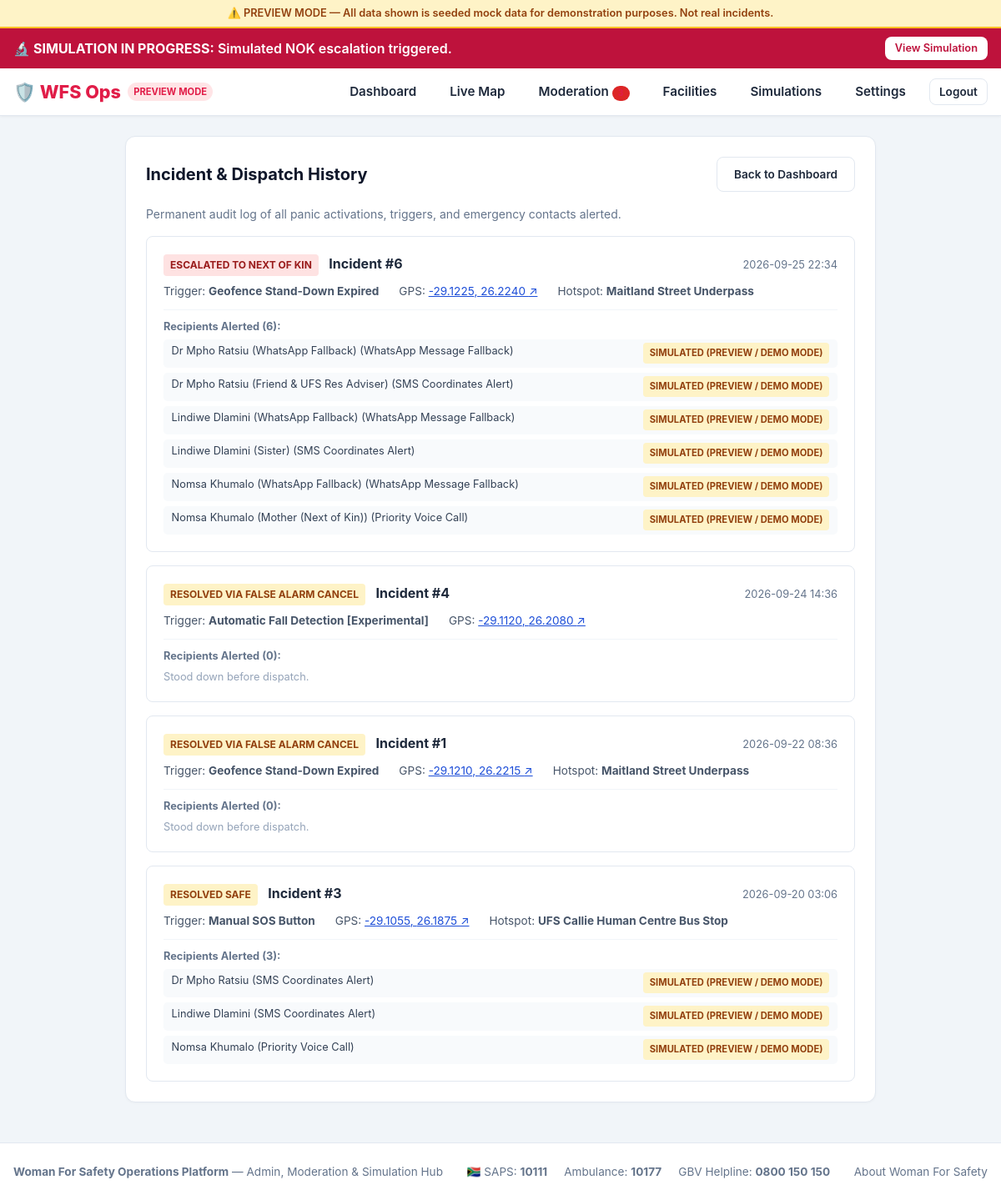
/emergency/history/ (signed in), run on an earlier commit of the app's database.
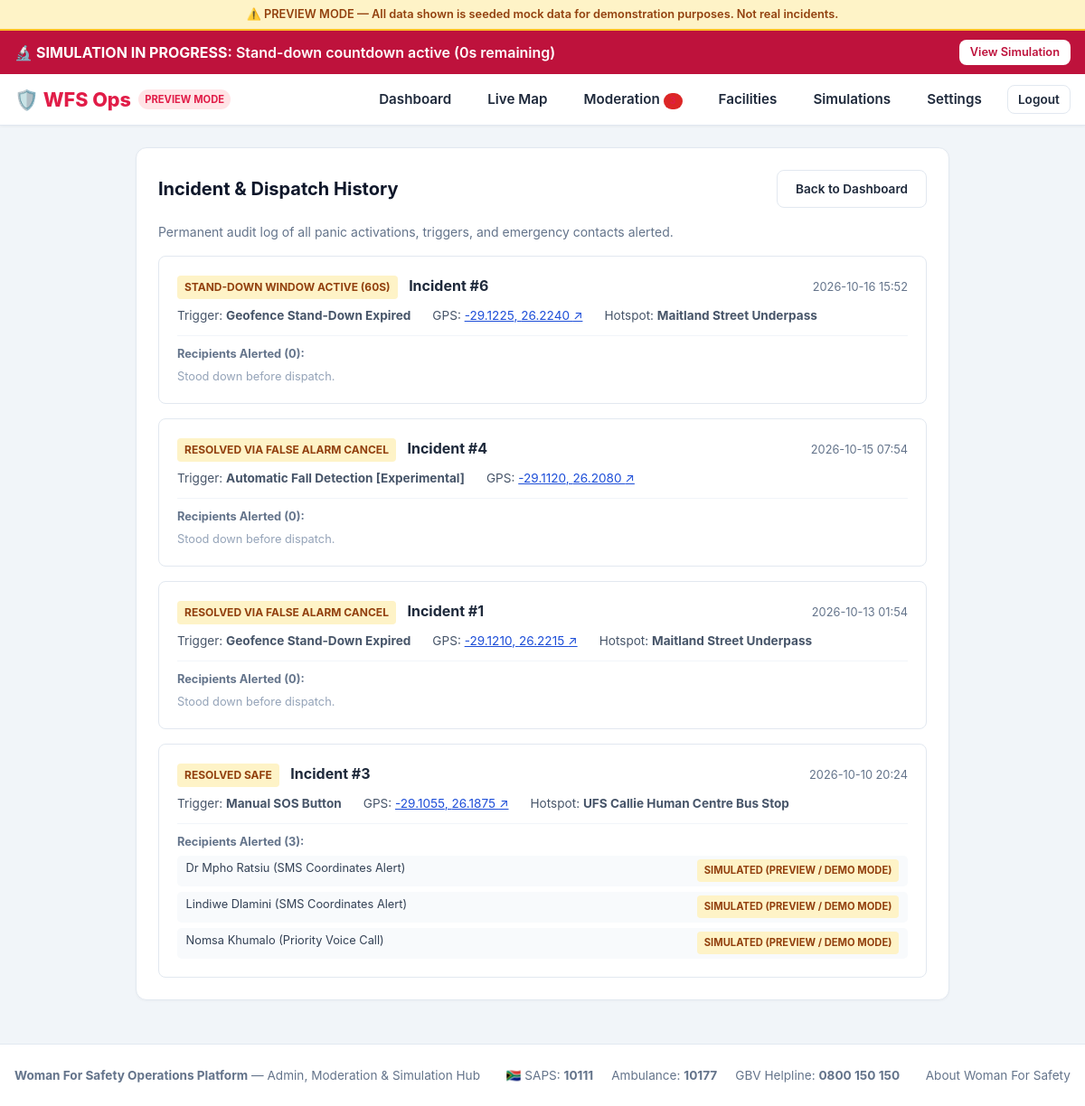
And on a later commit of the database.
### emergency/models.py (models this page shows, shortened)
class PanicAlert(models.Model):
    TRIGGER_TRIPLE_PRESS = "TRIPLE_PRESS"
    TRIGGER_VOICE = "VOICE"
    TRIGGER_FALL = "FALL_DETECTION"
    TRIGGER_GEOFENCE = "GEOFENCE_APPROACH"
    TRIGGER_MANUAL = "MANUAL_SOS"
    TRIGGER_CHOICES = [
        (TRIGGER_MANUAL, "Manual SOS Button"),
        (TRIGGER_VOICE, "Hands-Free Voice ('Help!') [Experimental]"),
        (TRIGGER_FALL, "Automatic Fall Detection [Experimental]"),
        (TRIGGER_TRIPLE_PRESS, "Triple Power/Key Press Simulation"),
        (TRIGGER_GEOFENCE, "Geofence Stand-Down Expired"),
    ]
    STATUS_STAND_DOWN_PENDING = "STAND_DOWN_PENDING"
    STATUS_ACTIVE = "ACTIVE"
    STATUS_FALSE_ALARM = "FALSE_ALARM"
    STATUS_RESOLVED = "RESOLVED"
    STATUS_CHOICES = [
        (STATUS_STAND_DOWN_PENDING, "Stand-Down Window Active (60s)"),
        (STATUS_ACTIVE, "Escalated to Next of Kin"),
        (STATUS_FALSE_ALARM, "Resolved via False Alarm Cancel"),
        (STATUS_RESOLVED, "Resolved Safe"),
    ]
    user = models.ForeignKey(User, on_delete=models.CASCADE, related_name="panic_alerts")
    trigger_source = models.CharField(max_length=25, choices=TRIGGER_CHOICES, default=TRIGGER_MANUAL)
    status = models.CharField(max_length=25, choices=STATUS_CHOICES, default=STATUS_STAND_DOWN_PENDING)
    latitude = models.FloatField()
    longitude = models.FloatField()
    accuracy_meters = models.FloatField(default=10.0)
    battery_level = models.IntegerField(null=True, blank=True)
    standdown_seconds_total = models.IntegerField(default=60)
    hotspot_approached = models.ForeignKey(Hotspot, on_delete=models.SET_NULL, null=True, blank=True)
    started_at = models.DateTimeField(auto_now_add=True)
    escalated_at = models.DateTimeField(null=True, blank=True)
    stood_down_at = models.DateTimeField(null=True, blank=True)
    resolved_at = models.DateTimeField(null=True, blank=True)
    class Meta:
        ordering = ["-started_at"]
    @property
    def seconds_remaining(self):
        if self.status != self.STATUS_STAND_DOWN_PENDING:
            return 0
        elapsed = (timezone.now() - self.started_at).total_seconds()
        remaining = self.standdown_seconds_total - elapsed
        return max(0, int(remaining))
    @property
    def google_maps_url(self):
        return f"https://www.google.com/maps?q={self.latitude},{self.longitude}"

class ContactNotificationLog(models.Model):
    CHANNEL_CALL = "VOICE_CALL"
    CHANNEL_SMS = "SMS"
    CHANNEL_WHATSAPP = "WHATSAPP"
    CHANNEL_CHOICES = [
        (CHANNEL_CALL, "Priority Voice Call"),
        (CHANNEL_SMS, "SMS Coordinates Alert"),
        (CHANNEL_WHATSAPP, "WhatsApp Message Fallback"),
    ]
    STATUS_SIMULATED = "SIMULATED_DEMO"
    STATUS_DELIVERED = "DELIVERED"
    STATUS_FAILED = "FAILED"
    STATUS_CHOICES = [
        (STATUS_SIMULATED, "Simulated (Preview / Demo Mode)"),
        (STATUS_DELIVERED, "Delivered to Next of Kin"),
        (STATUS_FAILED, "Delivery Failed"),
    ]
    panic_alert = models.ForeignKey(PanicAlert, on_delete=models.CASCADE, related_name="notifications")
    recipient_name = models.CharField(max_length=100)
    recipient_phone = models.CharField(max_length=30)
    channel = models.CharField(max_length=20, choices=CHANNEL_CHOICES, default=CHANNEL_SMS)
    status = models.CharField(max_length=20, choices=STATUS_CHOICES, default=STATUS_SIMULATED)
    message_body = models.TextField()
    external_sid = models.CharField(max_length=100, blank=True)
    sent_at = models.DateTimeField(auto_now_add=True)
    class Meta:
        ordering = ["-sent_at"]

### hotspots/models.py (models this page shows, shortened)
class Hotspot(models.Model):
    SEVERITY_LOW = "LOW"
    SEVERITY_MEDIUM = "MEDIUM"
    SEVERITY_HIGH = "HIGH"
    SEVERITY_CRITICAL = "CRITICAL"
    SEVERITY_CHOICES = [
        (SEVERITY_LOW, "Caution (Poor lighting, deserted)"),
        (SEVERITY_MEDIUM, "Moderate Risk (Frequent catcalling / verbal harassment)"),
        (SEVERITY_HIGH, "High Danger (Mugging, robbery, groping reported)"),
        (SEVERITY_CRITICAL, "Critical Hotspot (Severe violent assault / weapon sighted)"),
    ]
    CATEGORY_CHOICES = [
        ("LIGHTING", "Dark / Broken Streetlights"),
        ("HARASSMENT", "Catcalling & Stalking Area"),
        ("MUGGING", "Robbery / Mugging Hotspot"),
        ("ASSAULT", "Physical Assault / GBV Incident"),
        ("ISOLATED", "Isolated Alley / Abandoned Building"),
        ("TRANSPORT", "Unsafe Taxi Rank / Station Corner"),
    ]
    RISK_TIME_CHOICES = [
        ("ALL", "Dangerous Anytime"),
        ("NIGHT", "Dangerous After Dark (Night)"),
        ("RUSH", "Dangerous During Commute / Rush Hour"),
    ]
    CORRIDOR_CHOICES = [
        ("WESTDENE", "Westdene Corridor"),
        ("WILLOWS", "Willows / CUT Student Belt"),
        ("UNIVERSITAS", "Universitas / UFS Campus Fringe"),
        ("BRANDWAG", "Brandwag Retail Corridor"),
        ("CBD", "Bloemfontein CBD / Station Fringe"),
        ("OTHER", "Other Metro Corridor"),
    ]
    STATUS_PUBLISHED = "published"
    STATUS_FLAGGED = "flagged"
    STATUS_DISPUTED = "disputed"
    STATUS_REMOVED = "removed"
    STATUS_CHOICES = [
        (STATUS_PUBLISHED, "Published on Live Map"),
        (STATUS_FLAGGED, "Flagged for Moderator Review"),
        (STATUS_DISPUTED, "Disputed by Community"),
        (STATUS_REMOVED, "Removed by Moderator"),
    ]
    title = models.CharField(max_length=150, help_text="e.g. Unlit alley behind taxi rank")
    category = models.CharField(max_length=30, choices=CATEGORY_CHOICES, default="MUGGING")
    corridor = models.CharField(max_length=30, choices=CORRIDOR_CHOICES, default="WESTDENE", db_index=True)
    description = models.TextField(help_text="Provide context to help other women avoid this spot safely.")
    latitude = models.FloatField()
    longitude = models.FloatField()
    danger_radius_meters = models.PositiveIntegerField(
        default=250,
        help_text="Radius in meters where rerouting occurs and warnings activate."
    )
    severity = models.CharField(max_length=15, choices=SEVERITY_CHOICES, default=SEVERITY_HIGH)
    risk_time = models.CharField(max_length=10, choices=RISK_TIME_CHOICES, default="NIGHT")
    reported_by = models.ForeignKey(User, on_delete=models.SET_NULL, null=True, blank=True)
    is_anonymous = models.BooleanField(default=False)
    verification_status = models.CharField(
        max_length=20,
        choices=STATUS_CHOICES,
        default=STATUS_PUBLISHED,
        db_index=True,
        help_text="Current state in the post-publication moderation workflow (SRS §3.7)."
    )
    flag_reason = models.TextField(blank=True, help_text="Reason provided when flagged by community or user.")
    confirmations_count = models.PositiveIntegerField(default=1)
    active = models.BooleanField(default=True)
    created_at = models.DateTimeField(auto_now_add=True)
    updated_at = models.DateTimeField(auto_now=True)
    class Meta:
        ordering = ["-created_at"]

### emergency/views.py (the view)
# urls.py: path("history/", views.emergency_history, name="history"),
@login_required
def emergency_history(request):
    alerts = PanicAlert.objects.filter(user=request.user).order_by("-started_at")
    return render(request, "emergency/history.html", {"alerts": alerts})

### templates/emergency/history.html (shortened to what this page needs)
{% extends "base.html" %}
{% block content %}
<div class="card" style="max-width:900px; margin:1.5rem auto;">
  <div style="display:flex; justify-content:space-between; align-items:center; margin-bottom:1rem;">
    <h1 class="card-title" style="margin:0;">Incident &amp; Dispatch History</h1>
    <a href="{% url 'core:dashboard' %}" class="btn btn-outline" style="font-size:0.85rem;">
      Back to Dashboard
    </a>
  </div>
  <p class="card-subtitle">
    Permanent audit log of all panic activations, triggers, and emergency contacts alerted.
  </p>
  {% if alerts %}
    <div style="display:flex; flex-direction:column; gap:1rem;">
      {% for alert in alerts %}
        <div style="padding:1.25rem; border:1px solid #e2e8f0; border-radius:0.5rem; background:#ffffff;">
          <div style="display:flex; justify-content:space-between; align-items:center; margin-bottom:0.5rem;">
            <div>
              <span class="badge {% if alert.status == 'ACTIVE' %}badge-danger{% elif alert.status == 'CANCELLED_SAFE' %}badge-success{% else %}badge-warning{% endif %}">
                {{ alert.get_status_display }}
              </span>
              <strong style="margin-left:0.5rem;">Incident #{{ alert.id }}</strong>
            </div>
            <span style="font-size:0.8rem; color:#64748b;">{{ alert.started_at|date:"Y-m-d H:i" }}</span>
          </div>
          <div style="display:flex; gap:1.5rem; flex-wrap:wrap; font-size:0.85rem; color:#475569; margin-bottom:0.75rem;">
            <div>Trigger: <strong>{{ alert.get_trigger_source_display }}</strong></div>
            <div>GPS: <a href="{{ alert.google_maps_url }}" target="_blank" style="color:var(--police-blue);">{{ alert.latitude|floatformat:4 }}, {{ alert.longitude|floatformat:4 }} ↗</a></div>
            {% if alert.hotspot_approached %}
              <div>Hotspot: <strong>{{ alert.hotspot_approached.title }}</strong></div>
            {% endif %}
          </div>
          <div style="border-top:1px solid #f1f5f9; padding-top:0.6rem;">
            <div style="font-size:0.8rem; font-weight:700; color:#64748b; margin-bottom:0.35rem;">
              Recipients Alerted ({{ alert.notifications.count }}):
            </div>
            <div style="display:flex; flex-direction:column; gap:0.35rem;">
              {% for n in alert.notifications.all %}
                <div style="font-size:0.8rem; color:#334155; display:flex; justify-content:space-between; background:#f8fafc; padding:0.3rem 0.6rem; border-radius:0.3rem;">
                  <span>{{ n.recipient_name }} ({{ n.get_channel_display }})</span>
                  <span class="badge {% if n.status == 'SENT' %}badge-success{% else %}badge-warning{% endif %}" style="font-size:0.7rem;">{{ n.get_status_display }}</span>
                </div>
              {% empty %}
                <span style="font-size:0.8rem; color:#94a3b8;">Stood down before dispatch.</span>
              {% endfor %}
            </div>
          </div>
        </div>
      {% endfor %}
    </div>
  {% else %}
    <div style="text-align:center; padding:2rem; background:#f8fafc; border-radius:0.5rem;">
      <p style="color:#64748b; margin:0;">No emergency alerts recorded yet. Stay safe!</p>
    </div>
  {% endif %}
</div>
{% endblock %}

### templates/base.html (shortened to what this page needs)
{% load static %}
<!DOCTYPE html>
<html lang="en">
<head>
  <link rel="stylesheet" href="https://unpkg.com/leaflet@1.9.4/dist/leaflet.css"/>
  <link rel="stylesheet" href="{% static 'css/safeher.css' %}">
</head>
<body>
  {% if DEMO_MODE %}
  <div style="background:#fef3c7; color:#92400e; padding:0.4rem 1rem; text-align:center; font-size:0.8rem; font-weight:600; border-bottom:2px solid #fbbf24;">
    ⚠️ PREVIEW MODE — All data shown is seeded mock data for demonstration purposes. Not real incidents.
  </div>
  {% endif %}
  {% if active_emergency_alert %}
  <div class="emergency-banner">
    <div>
      🔬 <strong>SIMULATION IN PROGRESS:</strong>
      {% if active_emergency_alert.status == "STAND_DOWN_PENDING" %}
        Stand-down countdown active ({{ active_emergency_alert.seconds_remaining }}s remaining)
      {% else %}
        Simulated NOK escalation triggered.
      {% endif %}
    </div>
    <a href="{% url 'emergency:stand_down' active_emergency_alert.id %}" class="btn btn-primary" style="background:#ffffff; color:#be123c; font-size:0.8rem; padding:0.3rem 0.75rem;">
      View Simulation
    </a>
  </div>
  {% endif %}
  <header class="safe-header">
    <div class="nav-container">
      <a href="{% if user.is_authenticated %}{% url 'core:dashboard' %}{% else %}{% url 'core:home' %}{% endif %}" class="brand-logo">
        <span>🛡️ WFS Ops</span>
        {% if DEMO_MODE %}<span class="brand-badge">Preview Mode</span>{% endif %}
      </a>
      <nav>
        <ul class="nav-links">
          {% if user.is_authenticated %}
            <li><a href="{% url 'core:dashboard' %}" class="nav-link">Dashboard</a></li>
            <li><a href="{% url 'hotspots:map' %}" class="nav-link">Live Map</a></li>
            <li>
              <a href="{% url 'moderation:dashboard' %}" class="nav-link">
                Moderation
                {% if flagged_hotspot_count %}<span class="brand-badge" style="background:#dc2626; font-size:0.65rem;">{{ flagged_hotspot_count }}</span>{% endif %}
              </a>
            </li>
            <li><a href="{% url 'facilities:list' %}" class="nav-link">Facilities</a></li>
            <li><a href="{% url 'emergency:simulation' %}" class="nav-link">Simulations</a></li>
            <li><a href="{% url 'accounts:profile' %}" class="nav-link">Settings</a></li>
            <li><a href="{% url 'accounts:logout' %}" class="btn btn-outline" style="padding:0.3rem 0.7rem; font-size:0.85rem;">Logout</a></li>
          {% endif %}
        </ul>
      </nav>
    </div>
  </header>
  <main class="container">
    {% block content %}{% endblock %}
  </main>
  <footer style="background:#ffffff; border-top:1px solid #e2e8f0; padding:1.5rem 1rem; margin-top:3rem; text-align:center; font-size:0.85rem; color:#64748b;">
    <div style="max-width:1200px; margin:0 auto; display:flex; flex-wrap:wrap; justify-content:space-between; align-items:center; gap:1rem;">
      <div>
        <strong>Woman For Safety Operations Platform</strong> &mdash; Admin, Moderation & Simulation Hub
      </div>
      <div style="display:flex; gap:1.25rem; flex-wrap:wrap;">
        <span>🇿🇦 SAPS: <strong>10111</strong></span>
        <span>Ambulance: <strong>10177</strong></span>
        <span>GBV Helpline: <strong>0800 150 150</strong></span>
      </div>
      <div>
        <a href="{% url 'core:about' %}" style="color:#64748b; text-decoration:none;">About Woman For Safety</a>
      </div>
    </div>
  </footer>
</body>
</html>

What changed in the data, as far as the page shows it:
removed ContactNotificationLog: recipient_name "Dr Mpho Ratsiu (WhatsApp Fallback)", channel "WhatsApp Message Fallback", status "SIMULATED (PREVIEW / DEMO MODE)", shown under PanicAlert id 6
removed ContactNotificationLog: recipient_name "Dr Mpho Ratsiu (Friend & UFS Res Adviser)", channel "SMS Coordinates Alert", status "SIMULATED (PREVIEW / DEMO MODE)", shown under PanicAlert id 6
removed ContactNotificationLog: recipient_name "Lindiwe Dlamini (WhatsApp Fallback)", channel "WhatsApp Message Fallback", status "SIMULATED (PREVIEW / DEMO MODE)", shown under PanicAlert id 6
removed ContactNotificationLog: recipient_name "Lindiwe Dlamini (Sister)", channel "SMS Coordinates Alert", status "SIMULATED (PREVIEW / DEMO MODE)", shown under PanicAlert id 6
removed ContactNotificationLog: recipient_name "Nomsa Khumalo (WhatsApp Fallback)", channel "WhatsApp Message Fallback", status "SIMULATED (PREVIEW / DEMO MODE)", shown under PanicAlert id 6
removed ContactNotificationLog: recipient_name "Nomsa Khumalo (Mother (Next of Kin))", channel "Priority Voice Call", status "SIMULATED (PREVIEW / DEMO MODE)", shown under PanicAlert id 6
changed PanicAlert id 6: seconds_remaining (not shown) → "0"; status "ESCALATED TO NEXT OF KIN" → "STAND-DOWN WINDOW ACTIVE (60S)"; started_at "2026-09-25 22:34" → "2026-10-16 15:52"; notifications.count "6" → "0"
changed PanicAlert "Automatic Fall Detection [Experimental]": started_at "2026-09-24 14:36" → "2026-10-15 07:54"
changed PanicAlert id 1: started_at "2026-09-22 08:36" → "2026-10-13 01:54"
changed PanicAlert "Manual SOS Button": started_at "2026-09-20 03:06" → "2026-10-10 20:24"
Also different on the page:
text no longer shown: "Simulated NOK escalation triggered."
text now shown: "Stand-down countdown active ( s remaining)"
